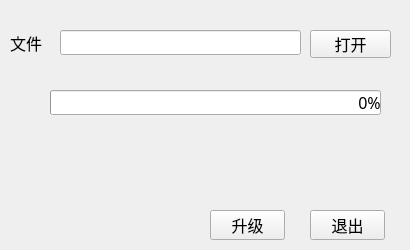
<?xml version="1.0" encoding="UTF-8"?>
<ui version="4.0">
 <class>TftpWidget</class>
 <widget class="QWidget" name="TftpWidget">
  <property name="geometry">
   <rect>
    <x>0</x>
    <y>0</y>
    <width>410</width>
    <height>250</height>
   </rect>
  </property>
  <property name="font">
   <font>
    <family>微软雅黑</family>
    <pointsize>12</pointsize>
   </font>
  </property>
  <property name="windowTitle">
   <string>Form</string>
  </property>
  <widget class="QLabel" name="label">
   <property name="geometry">
    <rect>
     <x>10</x>
     <y>30</y>
     <width>41</width>
     <height>25</height>
    </rect>
   </property>
   <property name="text">
    <string>文件</string>
   </property>
  </widget>
  <widget class="QLineEdit" name="lineEdit">
   <property name="geometry">
    <rect>
     <x>60</x>
     <y>30</y>
     <width>241</width>
     <height>25</height>
    </rect>
   </property>
  </widget>
  <widget class="QPushButton" name="openBtn">
   <property name="geometry">
    <rect>
     <x>310</x>
     <y>30</y>
     <width>81</width>
     <height>28</height>
    </rect>
   </property>
   <property name="text">
    <string>打开</string>
   </property>
  </widget>
  <widget class="QProgressBar" name="progressBar">
   <property name="geometry">
    <rect>
     <x>50</x>
     <y>90</y>
     <width>331</width>
     <height>25</height>
    </rect>
   </property>
   <property name="font">
    <font>
     <family>微软雅黑</family>
     <pointsize>12</pointsize>
    </font>
   </property>
   <property name="layoutDirection">
    <enum>Qt::LeftToRight</enum>
   </property>
   <property name="styleSheet">
    <string notr="true">  text-align:right;</string>
   </property>
   <property name="value">
    <number>0</number>
   </property>
   <property name="orientation">
    <enum>Qt::Horizontal</enum>
   </property>
  </widget>
  <widget class="QLabel" name="stateLab">
   <property name="geometry">
    <rect>
     <x>70</x>
     <y>130</y>
     <width>261</width>
     <height>25</height>
    </rect>
   </property>
   <property name="text">
    <string/>
   </property>
   <property name="alignment">
    <set>Qt::AlignCenter</set>
   </property>
  </widget>
  <widget class="QPushButton" name="updateBtn">
   <property name="geometry">
    <rect>
     <x>210</x>
     <y>210</y>
     <width>75</width>
     <height>30</height>
    </rect>
   </property>
   <property name="text">
    <string>升级</string>
   </property>
  </widget>
  <widget class="QPushButton" name="quitBtn">
   <property name="geometry">
    <rect>
     <x>310</x>
     <y>210</y>
     <width>75</width>
     <height>30</height>
    </rect>
   </property>
   <property name="text">
    <string>退出</string>
   </property>
  </widget>
  <widget class="QLabel" name="numLab">
   <property name="geometry">
    <rect>
     <x>10</x>
     <y>170</y>
     <width>391</width>
     <height>31</height>
    </rect>
   </property>
   <property name="text">
    <string/>
   </property>
   <property name="alignment">
    <set>Qt::AlignCenter</set>
   </property>
  </widget>
 </widget>
 <resources/>
 <connections/>
</ui>
